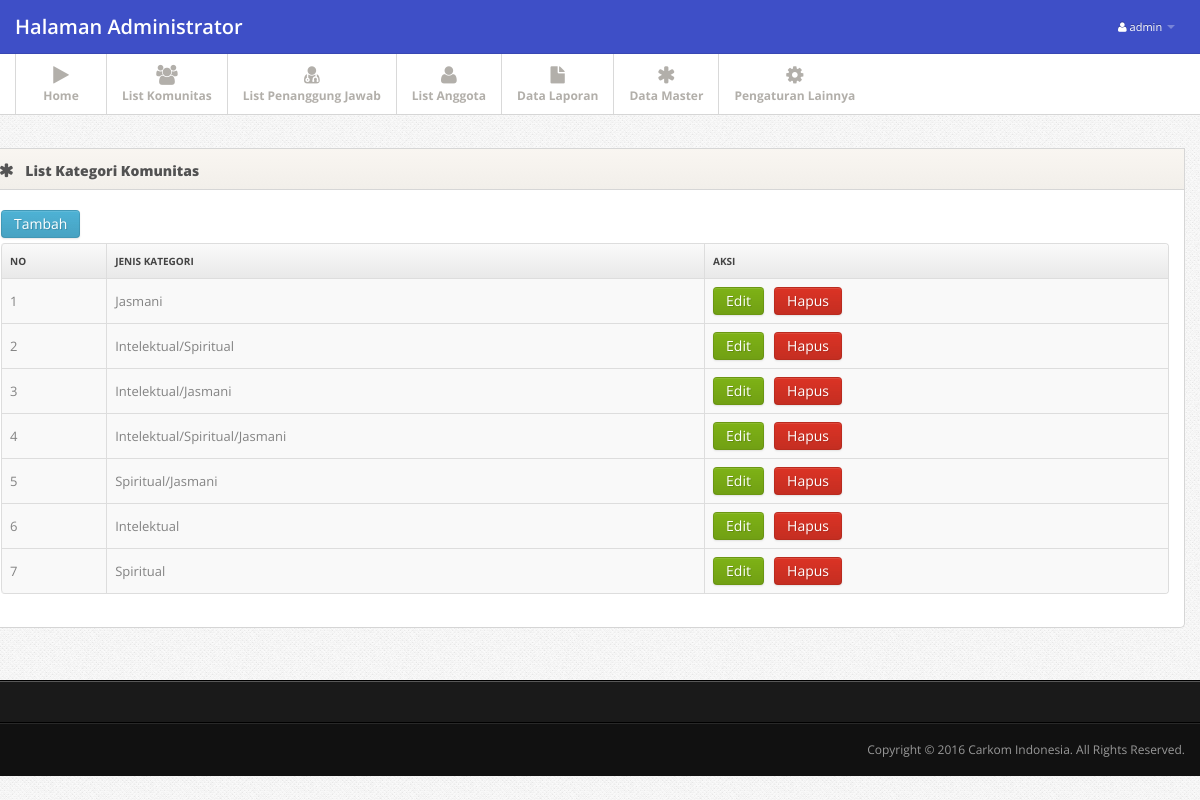
/admin/v_k_komunitas.php (signed in), run on the app's committed database.
### tables this page shows
CREATE TABLE `tbl_kategori_komunitas` (
  `id_kategori_k` int(5) NOT NULL AUTO_INCREMENT,
  `jenis_kategori` varchar(30) DEFAULT NULL,
  PRIMARY KEY (`id_kategori_k`)
);

### admin/v_k_komunitas.php (the view, shortened to what this page needs)
<!DOCTYPE html>
<?php
if(isset($_SESSION['username']) && isset($_SESSION['id_admin'])){
?>
<html lang="en">
<head>
  <?php include "include/header.php"; ?>
      <?php include "include/navigation.php"; ?>
<div class="main">
  <div class="main-inner">
    <div class="container">
      <div class="row">
        <div class="widget ">
            <div class="widget-header">
              <i class="icon-asterisk"></i>
              <h3>List Kategori Komunitas</h3>
            </div>
            <div class="widget-content">
              <?php
              if(isset($_GET['edit']) != ""){
                  $id_kategori_k   = $_GET['edit'];
                  $sql     = mysql_query("SELECT * FROM tbl_kategori_komunitas WHERE id_kategori_k=".$id_kategori_k."");
                  $num     = mysql_fetch_array($sql);
              ?>
              <style type="text/css">
              table,tr,td{
                  margin:5px;
                  padding:5px;
              }
              </style>
              <form action="proses/pe_kategori_komunitas.php" method="POST">
                  <table cellpadding="0" cellspacing="0">
                  <tr>
                      <td>Kategori Komunitas</td>
                      <td>:</td>
                      <td>
                          <input type="hidden" class="form-control" name="id_kategori_k" value="<?php echo $id_kategori_k; ?>" />
                          <input type="text" class="form-control" name="jenis_kategori" value="<?php echo $num['jenis_kategori']; ?>" />
                      </td>
                  </tr>
                  <tr>
                      <td><input class="btn btn-info" type="submit" value="Ubah" /></td>
                  </tr>
                  </table>
              </form>
              <?php
              }else{
              $sql = mysql_query("SELECT * FROM tbl_kategori_komunitas");
              ?>
              <a href="vt_k_komunitas.php"><button style="margin-bottom:5px;" class="btn btn-info">Tambah</button></a>
              <table class="table table-striped table-bordered">
                <thead>
                  <tr>
                    <th> No </th>
                    <th> Jenis Kategori </th>
                    <th class="td-actions"> Aksi </th>
                  </tr>
                </thead>
                <?php
                $i = 1;
                while($hasil = mysql_fetch_array($sql)){
                ?>
                <tbody>
                  <tr>
                    <td><?php echo $i; ?></td>
                    <td><?php echo $hasil['jenis_kategori']; ?></td>
                    <td class="td-actions">
						<a href="v_k_komunitas.php?edit=<?php echo $hasil['id_kategori_k']; ?>"><button class="btn btn-success">Edit</button></a>&nbsp;
						&nbsp;<?php echo "<a href='#' onClick=\"return konfirmasiHapusKategoriKomunitas('".$hasil["id_kategori_k"]."','".$hasil["jenis_kategori"]."');\" value='Hapus'><button class='btn btn-danger'>Hapus</button></a>"; ?>
					</td>
                  </tr>
				<?php
                  $i++;
                  }
                  ?>
                </tbody>
              </table>
			  <?php
              }
              ?>
            </div>
        </div>
          </div>
        </div>
      </div>
    </div>
<?php include "include/footer.php"; ?>
</body>
</html>
<?php
}else{
    header("location:login.php");
}
?>

### admin/css/style.css (style rules this page uses)
body { background: #f9f6f1; font: 13px/1.7em 'Open Sans'; }
input, button, select, textarea { font-family: 'Open Sans'; }
.table td { vertical-align: middle; }
.table-bordered th { background: #E9E9E9; background:-moz-linear-gradient(top, #FAFAFA 0%, #E9E9E9 100%); background:-webkit-gradient(linear, left top, left bottom, color-stop(0%,#FAFAFA), color-stop(100%,#E9E9E9)); background:-webkit-linear-gradient(top, #FAFAFA 0%,#E9E9E9 100%); background:-o-linear-gradient(top, #FAFAFA 0%,#E9E9E9 100%); background:-ms-linear-gradient(top, #FAFAFA 0%,#E9E9E9 100%); background:linear-gradient(top, #FAFAFA 0%,#E9E9E9 100%); filter: progid:DXImageTransform.Microsoft.gradient(startColorstr='#FAFAFA', endColorstr='#E9E9E9'); -ms-filter: "progid:DXImageTransform.Microsoft.gradient(startColorstr='#FAFAFA', endColorstr='#E9E9E9')"; font-size: 10px; color: #444; text-transform: uppercase; }
.main { padding-bottom: 2em; border-bottom: 1px solid #000; }
.widget { position: relative; clear: both; width: auto; margin-bottom: 2em; overflow: hidden; }
.widget-header { position: relative; height: 40px; line-height: 40px; background: #f9f6f1; background:-moz-linear-gradient(top, #f9f6f1 0%, #f2efea 100%); background:-webkit-gradient(linear, left top, left bottom, color-stop(0%,#f9f6f1), color-stop(100%,#f2efea)); background:-webkit-linear-gradient(top, #f9f6f1 0%,#f2efea 100%); background:-o-linear-gradient(top, #f9f6f1 0%,#f2efea 100%); background:-ms-linear-gradient(top, #f9f6f1 0%,#f2efea 100%); background:linear-gradient(top, #f9f6f1 0%,#f2efea 100%); filter: progid:DXImageTransform.Microsoft.gradient(startColorstr='#f9f6f1', endColorstr='#f2efea'); -ms-filter: "progid:DXImageTransform.Microsoft.gradient(startColorstr='#f9f6f1', endColorstr='#f2efea')"; border: 1px solid #d6d6d6; -webkit-background-clip: padding-box; }
.widget-header h3 { position: relative; top: 2px; left: 10px; display: inline-block; margin-right: 3em; font-size: 14px; font-weight: 800; color: #525252; line-height: 18px; text-shadow: 1px 1px 2px rgba(255,255,255,.5); }
.widget-header [class^="icon-"], .widget-header [class*=" icon-"] { display: inline-block; margin-left: 13px; margin-right: -2px; font-size: 16px; color: #555; vertical-align: middle; }
.widget-content { padding: 20px 15px 15px; background: #FFF; border: 1px solid #D5D5D5; -moz-border-radius: 5px; -webkit-border-radius: 5px; border-radius: 5px; }
.widget-header+.widget-content { border-top: none; -webkit-border-top-left-radius: 0; -webkit-border-top-right-radius: 0; -moz-border-radius-topleft: 0; -moz-border-radius-topright: 0; border-top-left-radius: 0; border-top-right-radius: 0; }
.widget-content:before, .widget-content:after { content:""; display:table; }
.widget-content:after { clear:both; }
.widget-content { zoom:1; }

### admin/css/pages/signin.css (style rules this page uses)
body { background: url(../../img/body-bg.png); color:#838383; font: 13px/1.7em 'Open Sans'; }

### data on the page
tbl_kategori_komunitas: jenis_kategori "Jasmani"
tbl_kategori_komunitas: jenis_kategori "Intelektual/Spiritual"
tbl_kategori_komunitas: jenis_kategori "Intelektual/Jasmani"
tbl_kategori_komunitas: jenis_kategori "Intelektual/Spiritual/Jasmani"
tbl_kategori_komunitas: jenis_kategori "Spiritual/Jasmani"
tbl_kategori_komunitas: jenis_kategori "Intelektual"
tbl_kategori_komunitas: jenis_kategori "Spiritual"

### other printed values
$_SESSION['username'] "admin"
